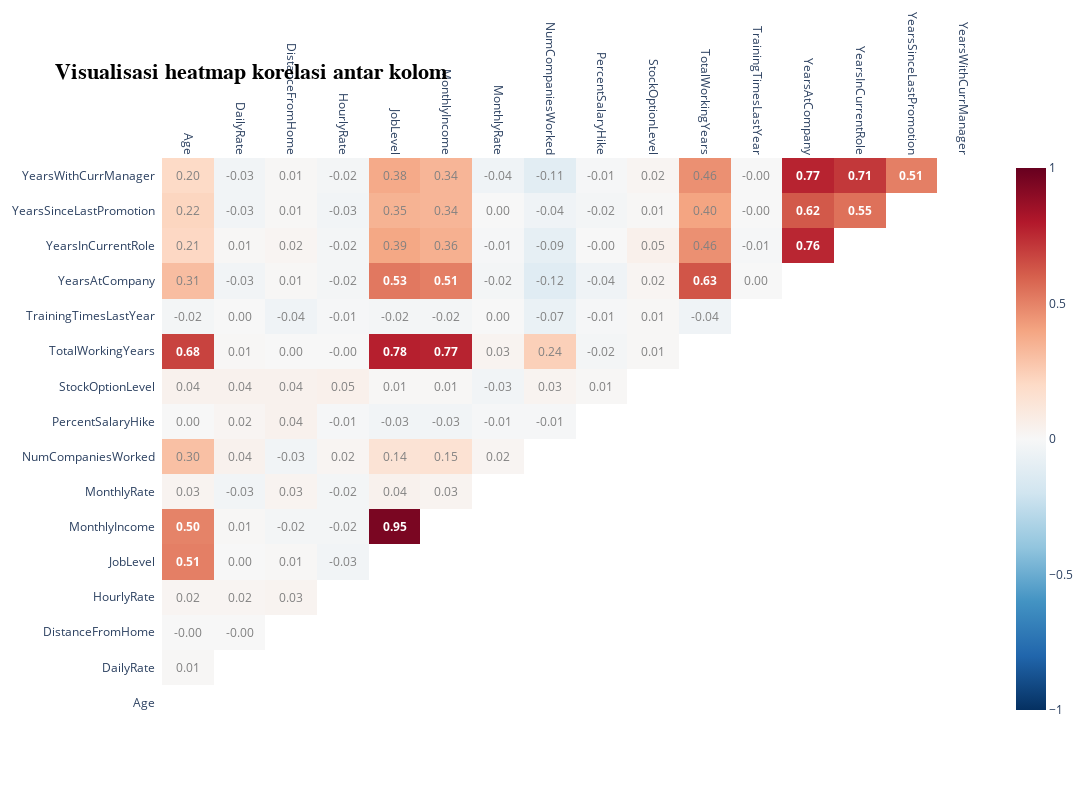

The code cell stored with this chart in its notebook:
### Markdown cell above
- Mayoritas **karyawan melakukan perjalanan bisnis jarang (Travel_Rarely) dan bekerja di departemen Research & Development**, menunjukkan bahwa sebagian besar tenaga kerja terpusat pada fungsi pengembangan dan tidak sering berpindah lokasi.

- **Tingkat pendidikan paling dominan adalah sarjana (Bachelor)**, sedangkan Doctor memiliki proporsi paling kecil, mengindikasikan bahwa perusahaan merekrut mayoritas lulusan S1, bukan tenaga kerja akademis tinggi.

- **Bidang pendidikan paling umum adalah Life Sciences dan Medical**, yang bisa menunjukkan bahwa industri perusahaan berkaitan dengan kesehatan, bioteknologi, atau sektor ilmiah.

- **Mayoritas karyawan memiliki High atau Very High** dalam Environment, Job, dan Relationship Satisfaction, yang secara umum mencerminkan tingkat kepuasan kerja yang cukup baik.

- Sebagian besar karyawan adalah Male dan berstatus Married, memberi gambaran demografis utama di dalam perusahaan.

- **Pada JobRole, terdapat persebaran yang cukup seimbang antara posisi teknis dan non-teknis**, meskipun posisi seperti Sales Executive dan Research Scientist mendominasi.

- Sebagian besar karyawan memiliki tingkat **JobInvolvement tinggi dan OverTime yang rendah**, yang bisa mencerminkan efisiensi kerja atau manajemen waktu yang baik.

- Tingkat **PerformanceRating sangat terpusat pada nilai tertinggi (Excellent)**, menimbulkan pertanyaan apakah ada inflasi penilaian kinerja atau kurangnya variasi objektif dalam evaluasi karyawan.

- **WorkLifeBalance didominasi oleh kategori Excellent dan Good**, namun masih ada porsi yang mengkhawatirkan untuk kategori Low, yang bisa menjadi fokus perbaikan keseimbangan kerja-hidup di masa depan.

### Code cell
# Menghitung korelasi
correlation_matrix = df_copy.drop(columns=['EmployeeId']).corr(numeric_only=True).round(2)

# Mask
mask = np.triu(np.ones_like(correlation_matrix, dtype=bool))
correlation_masked = correlation_matrix.mask(mask)

# Membuat teks anotasi
annot_text = []
for i in range(correlation_masked.shape[0]):
    row = []
    for j in range(correlation_masked.shape[1]):
        val = correlation_masked.iloc[i, j]
        if np.isnan(val):
            row.append("")
        elif abs(val) >= 0.5:
            row.append(f"<b>{val:.2f}</b>")  # tebal untuk korelasi kuat
        else:
            row.append(f"<span style='color:gray'>{val:.2f}</span>")  # korelasi lemah dibuat abu-abu
    annot_text.append(row)

# Plot heatmap
fig = ff.create_annotated_heatmap(
    z=correlation_masked.values,
    x=correlation_masked.columns.tolist(),
    y=correlation_masked.index.tolist(),
    colorscale='RdBu',
    zmin=-1,
    zmax=1,
    annotation_text=annot_text,
    showscale=True,
    reversescale=True,
    hoverinfo='z'
)

# Layout
fig.update_layout(
    title_text='<b>Visualisasi heatmap korelasi antar kolom</b>',
    title_font=dict(size=22, family='Arial', color='black'),
    height=800,
    width=1400,
    xaxis=dict(tickangle=90),
    xaxis_showgrid=False,
    yaxis_showgrid=False,
    plot_bgcolor='white',
    paper_bgcolor='white'
)

# Menampilkan heatmap
fig.show()
